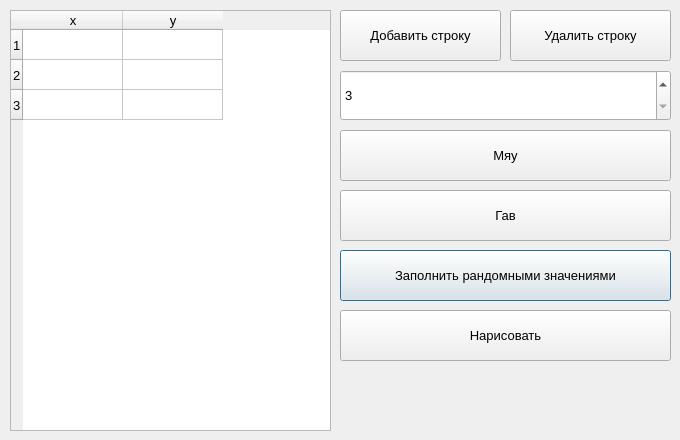
<?xml version="1.0" encoding="UTF-8"?>
<ui version="4.0">
 <class>d_table</class>
 <widget class="QDialog" name="d_table">
  <property name="geometry">
   <rect>
    <x>0</x>
    <y>0</y>
    <width>680</width>
    <height>440</height>
   </rect>
  </property>
  <property name="windowTitle">
   <string>Dialog</string>
  </property>
  <widget class="QTableWidget" name="tableWidget">
   <property name="geometry">
    <rect>
     <x>10</x>
     <y>10</y>
     <width>321</width>
     <height>421</height>
    </rect>
   </property>
   <property name="font">
    <font>
     <pointsize>10</pointsize>
    </font>
   </property>
   <property name="rowCount">
    <number>3</number>
   </property>
   <property name="columnCount">
    <number>2</number>
   </property>
   <row/>
   <row/>
   <row/>
   <column>
    <property name="text">
     <string>x</string>
    </property>
   </column>
   <column>
    <property name="text">
     <string>y</string>
    </property>
   </column>
  </widget>
  <widget class="QSpinBox" name="spinBox">
   <property name="geometry">
    <rect>
     <x>340</x>
     <y>70</y>
     <width>331</width>
     <height>51</height>
    </rect>
   </property>
   <property name="font">
    <font>
     <pointsize>10</pointsize>
    </font>
   </property>
   <property name="minimum">
    <number>3</number>
   </property>
   <property name="maximum">
    <number>200</number>
   </property>
  </widget>
  <widget class="QPushButton" name="pushButton_random">
   <property name="geometry">
    <rect>
     <x>340</x>
     <y>250</y>
     <width>331</width>
     <height>51</height>
    </rect>
   </property>
   <property name="font">
    <font>
     <pointsize>10</pointsize>
    </font>
   </property>
   <property name="text">
    <string>Заполнить рандомными значениями</string>
   </property>
  </widget>
  <widget class="QPushButton" name="pushButton">
   <property name="geometry">
    <rect>
     <x>340</x>
     <y>310</y>
     <width>331</width>
     <height>51</height>
    </rect>
   </property>
   <property name="font">
    <font>
     <pointsize>10</pointsize>
    </font>
   </property>
   <property name="text">
    <string>Нарисовать</string>
   </property>
  </widget>
  <widget class="QPushButton" name="pushButton_AddRow">
   <property name="geometry">
    <rect>
     <x>340</x>
     <y>10</y>
     <width>161</width>
     <height>51</height>
    </rect>
   </property>
   <property name="font">
    <font>
     <pointsize>10</pointsize>
    </font>
   </property>
   <property name="text">
    <string>Добавить строку</string>
   </property>
  </widget>
  <widget class="QPushButton" name="pushButton_DelRow">
   <property name="geometry">
    <rect>
     <x>510</x>
     <y>10</y>
     <width>161</width>
     <height>51</height>
    </rect>
   </property>
   <property name="font">
    <font>
     <pointsize>10</pointsize>
    </font>
   </property>
   <property name="text">
    <string>Удалить строку</string>
   </property>
  </widget>
  <widget class="QPushButton" name="pushButton_2">
   <property name="geometry">
    <rect>
     <x>340</x>
     <y>130</y>
     <width>331</width>
     <height>51</height>
    </rect>
   </property>
   <property name="font">
    <font>
     <pointsize>10</pointsize>
    </font>
   </property>
   <property name="text">
    <string>Мяу</string>
   </property>
  </widget>
  <widget class="QPushButton" name="pushButton_gav">
   <property name="geometry">
    <rect>
     <x>340</x>
     <y>190</y>
     <width>331</width>
     <height>51</height>
    </rect>
   </property>
   <property name="font">
    <font>
     <pointsize>10</pointsize>
    </font>
   </property>
   <property name="text">
    <string>Гав</string>
   </property>
  </widget>
 </widget>
 <resources/>
 <connections/>
</ui>
